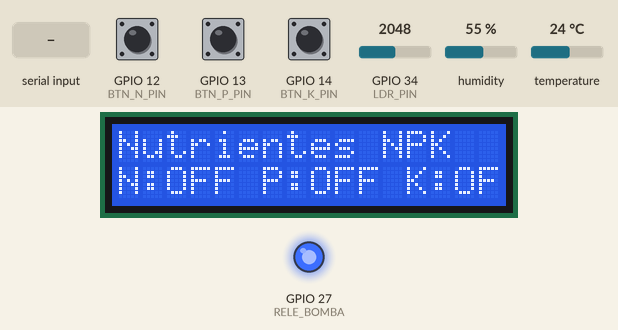
Recording of a sketch running on a simulated ESP32. Parts: 16×2 character LCD, output pins drawn as LEDs (lit = HIGH). The test bench sets the inputs (shaded band); at power-on: humidity 55 %, GPIO 12 (BTN_N_PIN) HIGH, GPIO 13 (BTN_P_PIN) HIGH, GPIO 14 (BTN_K_PIN) HIGH, GPIO 34 (LDR_PIN) = 2048, temperature 24 °C. What the sketch prints to the serial monitor is not drawn.

Above: at 3.2 s.
3.3 s: "L" received over Serial
At 5.5 s:
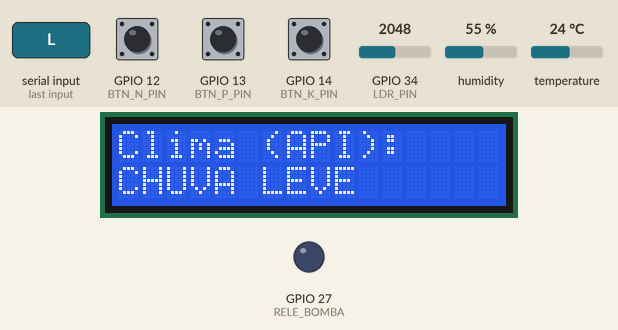
9.3 s: humidity set to 41 %
At 11.4 s:
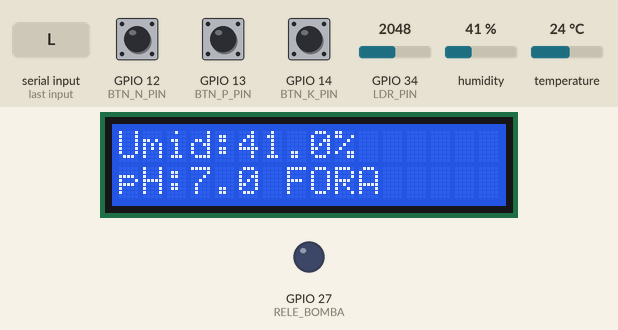
14.3 s: humidity set to 38 %
At 18.5 s:
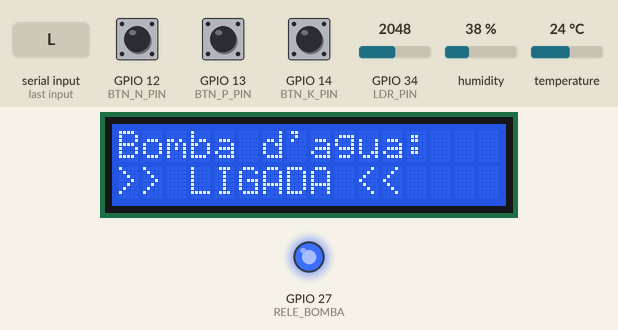
25.4 s: "C" received over Serial
At 26.1 s:
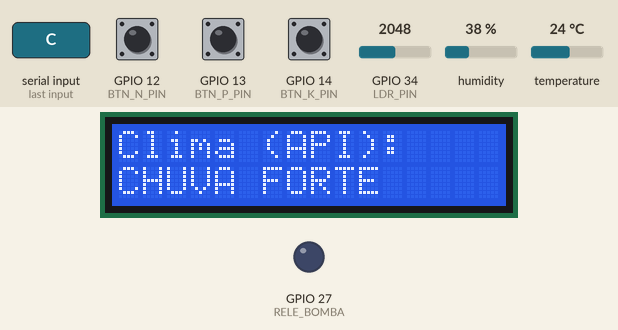
29.7 s: "S" received over Serial
At 30.5 s:
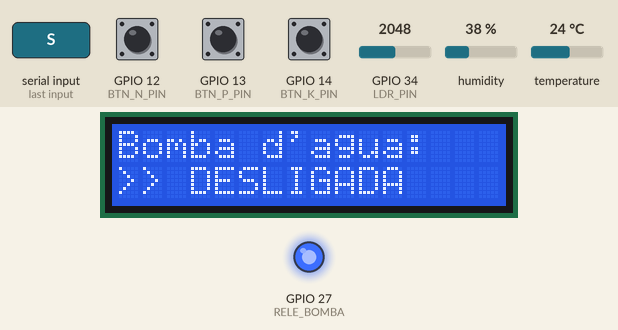
Timing chart, 0 to 32.7 s (numbered marks = the images above; inputs shaded):
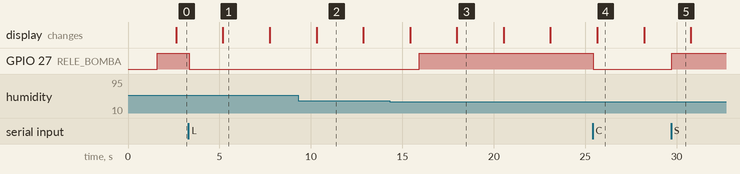

Measured:
- the behaviour switches between 40 and 39 % on humidity (found by bisection; images 2 and 3)
- after the input at 3.3 s, GPIO 27 (RELE_BOMBA): HIGH → LOW after 0.05 s; the display: changes after 1.9 s (image 1)
- after the input at 14.3 s, GPIO 27 (RELE_BOMBA): LOW → HIGH after 1.6 s; the display: first differs from a run without the input after 3.7 s (image 3)
- after the input at 25.4 s, GPIO 27 (RELE_BOMBA): HIGH → LOW at once; the display: changes after 0.26 s (image 4)
- after the input at 29.7 s, GPIO 27 (RELE_BOMBA): LOW → HIGH at once
- what the display in image 1 shows lasts 2.6 s, from 5.2 s to 7.8 s

The sketch:

farmTech.ino
```cpp
#include <Arduino.h>
#include <DHT.h>
#include <Wire.h>
#include <LiquidCrystal_I2C.h>
// =============================================
//  FARMTECH SOLUTIONS - Sistema de Irrigação
//  Cultura de referência: TOMATE
//
//  LÓGICA DE IRRIGAÇÃO:
//  - Umidade ideal tomate: >= 60%
//  - pH ideal tomate: 6.0 a 6.8
//  - NPK: todos presentes idealmente
//
//  LIGA bomba se:
//    1. Umidade < 60% (solo seco)
//    2. OU pH fora de 6.0–6.8 E NPK incompleto
// =============================================

// ===== PINOS =====
#define DHT_PIN       15
#define LDR_PIN       34
#define BTN_N_PIN     12
#define BTN_P_PIN     13
#define BTN_K_PIN     14
#define RELE_BOMBA    27

#define DHT_TYPE      DHT22
#define UMIDADE_MIN   60.0
#define PH_MIN        6.0
#define PH_MAX        6.8
#define LDR_MAX       4095.0

LiquidCrystal_I2C lcd(0x27, 16, 2);
DHT dht(DHT_PIN, DHT_TYPE);

bool nitrogenio, fosforo, potassio;
float umidade = 0.0;
float phSolo  = 0.0;
bool bombaLigada = false;

// Estado climático (atualizado via Serial)
// 'S' = Seco | 'L' = Chuva leve | 'C' = Chuva forte
char climaAtual = 'S';

int telaAtual = 0;
unsigned long ultimaTrocaTela = 0;
const unsigned long INTERVALO_TELA = 2500;


float lerPH() {
  return (analogRead(LDR_PIN) / LDR_MAX) * 14.0;
}

void lerNPK() {
  nitrogenio = (digitalRead(BTN_N_PIN) == LOW);
  fosforo    = (digitalRead(BTN_P_PIN) == LOW);
  potassio   = (digitalRead(BTN_K_PIN) == LOW);
}

// ============================================
//  LEITURA SERIAL (clima vindo do Python)
// ============================================
void verificarClimaSerial() {
  if (Serial.available() > 0) {
    char c = Serial.read();
    c = toupper(c);

    if (c == 'S' || c == 'L' || c == 'C') {
      climaAtual = c;
      Serial.print(">> Clima atualizado via Python: ");
      switch (climaAtual) {
        case 'S': Serial.println("SECO"); break;
        case 'L': Serial.println("CHUVA LEVE"); break;
        case 'C': Serial.println("CHUVA FORTE"); break;
      }
    }
  }
}

bool deveIrrigar() {
  // Chuva forte SEMPRE suspende irrigação
  if (climaAtual == 'C') return false;

  bool soloSeco    = (umidade < UMIDADE_MIN);
  bool phIdeal     = (phSolo >= PH_MIN && phSolo <= PH_MAX);
  bool npkCompleto = (nitrogenio && fosforo && potassio);

  // Chuva leve só irriga se solo muito seco (< 40%)
  if (climaAtual == 'L') {
    return (umidade < 40.0);
  }

  // Seco verifica comportamentos
  if (soloSeco) return true;
  if (!phIdeal && !npkCompleto) return true;

  return false;
}

// ============================================
//  TELAS LCD
// ============================================
void telaUmidadePH() {
  lcd.clear();
  lcd.setCursor(0, 0);
  lcd.print("Umid:");
  lcd.print(umidade, 1);
  lcd.print("%");

  lcd.setCursor(0, 1);
  lcd.print("pH:");
  lcd.print(phSolo, 1);
  lcd.print((phSolo >= PH_MIN && phSolo <= PH_MAX) ? " IDEAL" : " FORA");
}

void telaNPK() {
  lcd.clear();
  lcd.setCursor(0, 0);
  lcd.print("Nutrientes NPK");
  lcd.setCursor(0, 1);
  lcd.print("N:");  lcd.print(nitrogenio ? "ON " : "OFF");
  lcd.print(" P:"); lcd.print(fosforo    ? "ON" : "OFF");
  lcd.print(" K:"); lcd.print(potassio   ? "ON" : "OFF");
}

void telaClima() {
  lcd.clear();
  lcd.setCursor(0, 0);
  lcd.print("Clima (API):");
  lcd.setCursor(0, 1);
  switch (climaAtual) {
    case 'S': lcd.print("SECO");        break;
    case 'L': lcd.print("CHUVA LEVE");  break;
    case 'C': lcd.print("CHUVA FORTE"); break;
  }
}

void telaBomba() {
  lcd.clear();
  lcd.setCursor(0, 0);
  lcd.print("Bomba d'agua:");
  lcd.setCursor(0, 1);
  lcd.print(bombaLigada ? ">> LIGADA <<" : ">> DESLIGADA");
}

void atualizarLCD() {
  if (millis() - ultimaTrocaTela >= INTERVALO_TELA) {
    ultimaTrocaTela = millis();
    telaAtual = (telaAtual + 1) % 4;
    switch (telaAtual) {
      case 0: telaUmidadePH(); break;
      case 1: telaNPK();       break;
      case 2: telaClima();     break;
      case 3: telaBomba();     break;
    }
  }
}

void exibirSerial() {
  Serial.println("================================================");
  Serial.println("  FARMTECH - Monitor Agrícola");
  Serial.println("================================================");
  Serial.print("  Umidade: "); Serial.print(umidade, 1); Serial.println(" %");
  Serial.print("  pH:      "); Serial.println(phSolo, 2);
  Serial.print("  N: "); Serial.print(nitrogenio ? "ON" : "OFF");
  Serial.print(" | P: "); Serial.print(fosforo ? "ON" : "OFF");
  Serial.print(" | K: "); Serial.println(potassio ? "ON" : "OFF");
  Serial.print("  Clima:   ");

  switch (climaAtual) {
    case 'S': Serial.println("SECO");        break;
    case 'L': Serial.println("CHUVA LEVE");  break;
    case 'C': Serial.println("CHUVA FORTE"); break;
  }
  Serial.print("  BOMBA:   ");
  Serial.println(bombaLigada ? "LIGADA 💧" : "DESLIGADA");
  Serial.println("  (Digite S/L/C + Enter para atualizar clima)");
  Serial.println();
}

void setup() {
  Serial.begin(115200);
  dht.begin();

  pinMode(BTN_N_PIN, INPUT_PULLUP);
  pinMode(BTN_P_PIN, INPUT_PULLUP);
  pinMode(BTN_K_PIN, INPUT_PULLUP);
  pinMode(RELE_BOMBA, OUTPUT);
  digitalWrite(RELE_BOMBA, LOW);

  Wire.begin(21, 22);
  lcd.init();
  lcd.backlight();
  lcd.clear();
  lcd.print("FarmTech");
  lcd.setCursor(0, 1);
  lcd.print("Solutions");
  delay(1500);

  Serial.println("\n>> FarmTech iniciado!");
  Serial.println(">> Digite S/L/C no Serial para simular clima");
  Serial.println("   (S=Seco, L=Chuva Leve, C=Chuva Forte)\n");
}

void loop() {
  umidade = dht.readHumidity();
  phSolo  = lerPH();
  lerNPK();
  verificarClimaSerial();

  if (isnan(umidade)) {
    Serial.println(">> Erro DHT22");
    delay(1000);
    return;
  }

  bombaLigada = deveIrrigar();
  digitalWrite(RELE_BOMBA, bombaLigada ? HIGH : LOW);

  atualizarLCD();

  static unsigned long ultimoSerial = 0;
  if (millis() - ultimoSerial >= 3000) {
    ultimoSerial = millis();
    exibirSerial();
  }

  delay(100);
}
```
